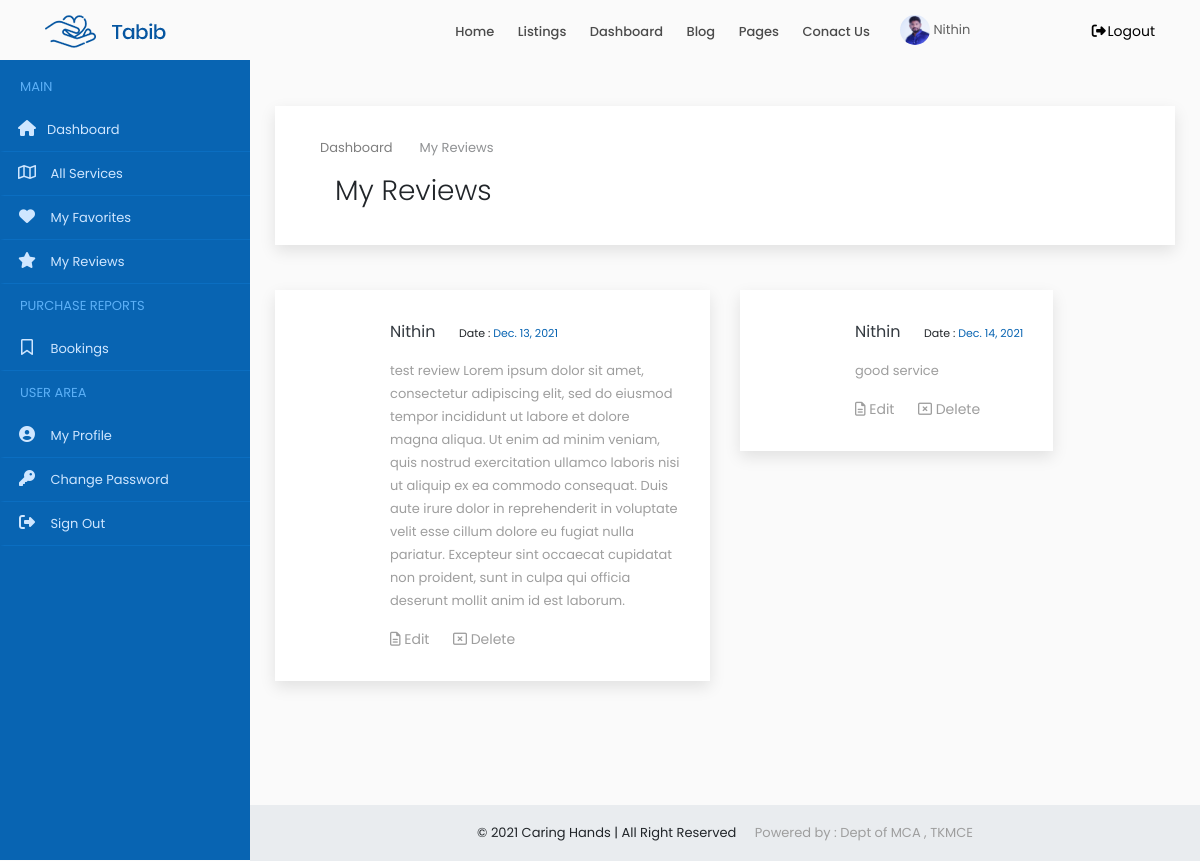
The app's page /user/my/review/ (signed in) with its own data.
### accounts/models.py (models this page shows)
class Users(models.Model):
    user = models.ForeignKey(User,on_delete=models.CASCADE)
    name = models.CharField(max_length=150)
    email = models.EmailField(max_length=200,null=True, blank=True)
    organization = models.CharField(max_length=250,null=True, blank=True)
    mob = models.CharField(max_length=12)
    sex = models.CharField(max_length=10,choices=gender,default='Male')
    house = models.CharField(max_length=100,null=True, blank=True)
    street1 =models.CharField(max_length=100,null=True, blank=True)
    street2 =models.CharField(max_length=100,null=True, blank=True)
    city = models.CharField(max_length=100,null=True, blank=True)
    district = models.CharField(max_length=100,null=True, blank=True)
    state = models.CharField(max_length=100,null=True,choices=states, blank=True)
    pin = models.CharField(max_length=100,null=True,blank=True)
    age = models.IntegerField(null=True, blank=True)
    type = models.CharField(max_length=20,choices=user_type)
    approval = models.CharField(max_length=20,choices=approval_choices,default='Pending')
    document = models.FileField(upload_to='documents',null=True, blank=True)
    profile_picture = models.FileField(upload_to='dp',default='assets/img/user3.png')
    def __str__(self):
        return self.name

class Review(models.Model):
    user = models.ForeignKey(Users, on_delete=models.CASCADE, null=True, blank=True)
    service = models.ForeignKey(ProviderService, on_delete=models.CASCADE,null=True, blank=True)
    product = models.ForeignKey(SubProduct, on_delete=models.CASCADE,null=True, blank=True)
    message = models.TextField()
    datetime = models.DateTimeField()

### accounts/views.py (the view)
# urls.py: path('user/my/review/',MyReviews.as_view(),name='my_reviews'),
class MyReviews(View):
    def get(self, request):
        x = UserCheck(request)
        if x == True:
            user = request.user
            account = Users.objects.get(user=user)
            review = Review.objects.filter(user=account)
            print(review)
            context ={'account': account,'review': review}
            return render(request,'user/myreview.html',context)

### accounts/functions.py (called while the page is built)
def UserCheck(request):
    user = request.user
    if user.is_authenticated:
        try:
            u = Users.objects.get(user=user)
            if u.type == 'public':
                return (True)
            else:
                return (False)
        except:
            return (False)
    else:
        return (False)

### accounts/templates/user/myreview.html (shortened to what this page needs)
{% extends 'common/dashboard_main.html' %}
{% load static %}
{% block content %}
{% include 'common/header.html' %}
{% include 'user/sidenav.html' %}
<div class="content-wrapper">
<div class="container-fluid overflow-hidden">
    <div class="row margin-tb-90px margin-lr-10px sm-mrl-0px">
        <div id="page-title" class="padding-30px background-white full-width box-shadow">
            <div class="container">
                <ol class="breadcrumb opacity-5">
                    <li><a href="{% url 'home' %}">Dashboard</a></li>
                    <li class="active">My Reviews</li>
                </ol>
                <div class="container-fluid">
                    <div class="row">
                        <div class="col-6">
                            <h1 class="font-weight-300">My Reviews</h1>
                        </div>
                        <div class="col-6">
                        </div>
                    </div>
                </div>
            </div>
        </div>
        <div class="row margin-tb-45px">
           {% for i in review %}
            <div class="col-lg-6 margin-bottom-45px">
                <div class="background-white thum-hover box-shadow hvr-float">
                    <div class="padding-30px">
                        <div class="margin-left-85px">
                            <a class="d-inline-block text-dark text-medium margin-right-20px" href="#">{{i.user}}</a>
                            <span class="text-extra-small">Date :  <a href="#" class="text-main-color">{{i.datetime|date}}</a></span>
                            <p class="margin-top-15px text-grey-2">{{i.message}}</p>
                            <a href="#" class="d-inline-block text-grey-2 text-up-small"><i class="far fa-file-alt"></i> Edit</a>
                            <a href="#" class="d-inline-block margin-lr-20px text-grey-2 text-up-small"><i class="far fa-window-close"></i> Delete</a>
                        </div>
                    </div>
                </div>
            </div>
           {% endfor %}
        </div>
    </div>
    </div>
</div>
{% include 'common/small_footer.html' %}
{% endblock %}

### accounts/templates/common/header.html (shortened to what this page needs)
{% load static %}
<header>
    <div id="fixed-header-dark" class="header-output fixed-header">
        <div class="container header-in">
            <div class="row">
                <div class="col-lg-2 col-md-12">
                    <a id="logo" href="{% url 'index' %}" class="d-inline-block margin-tb-15px"><img
                            src="{% static 'assets/img/logo-1.png' %}" alt=""></a>
                </div>
                <div class="col-lg-7 col-md-12 position-inherit">
                    <ul id="menu-main" class="nav-menu float-lg-right link-padding-tb-20px">
                        <li><a href="{% url 'index' %}">Home</a>
                        </li>
                        <li class="has-dropdown"><a href="#">Listings</a>
                        </li>
                        <li><a href="{% url 'home' %}">Dashboard</a>
                        </li>
                        <li class="has-dropdown"><a href="#">Blog</a>
                        </li>
                        <li class="has-dropdown"><a href="#">Pages</a>
                        </li>
                        <li><a href="page-contact-us.html">Conact Us</a></li>
                    </ul>
                </div>
                <div class="col-lg-3 col-md-12">
                    {% if request.user.is_authenticated %}
                    <a href="{% url 'home' %}" class="margin-top-15px d-inline-block text-grey-3 margin-right-15px"><img src="{{account.profile_picture.url}}" class="height-30px border-radius-30" alt=""> {{account.name|title}}</a>
                    <a href="{% url 'logout' %}" class="margin-tb-20px d-inline-block text-up-small float-left float-lg-right" data-toggle="modal" data-target="#exampleModal"><i class="fa fa-fw fa-sign-out-alt"></i>Logout</a>
                    {% else %}
                    <a href="{% url 'login' %}" class="margin-tb-20px d-inline-block text-up-small float-left float-lg-right text-right"><i class="far fa-user"></i> Login</a>
                    {% endif %}
                </div>
            </div>
        </div>
    </div>
</header>

### static/assets/css/colors/main.css (style rules this page uses)
.text-main-color { color: #0864b2; }

### static/assets/css/sb-admin.css (style rules this page uses)
html { position: relative; min-height: 100%; }
body { overflow-x: hidden; }
.content-wrapper { min-height: calc(100vh - 56px); padding-top: 1rem; }
.content-wrapper { overflow-x: hidden; }
@media (min-width: 992px) { .content-wrapper { margin-left: 250px; } }

### records on screen
Users: profile_picture (picture), name "Nithin"
Review: user "Nithin", datetime "Dec. 13, 2021", message "test review Lorem ipsum dolor sit amet, consectetur adipiscing elit, sed do eiusmod tempor incididunt ut labore et dolore magna aliqua. Ut enim ad minim veniam, quis nostrud exercitation ullamco laboris nisi ut aliquip ex ea commodo consequat. Duis aute irure dolor in reprehenderit in voluptate velit esse cillum dolore eu fugiat nulla pariatur. Excepteur sint occaecat cupidatat non proident, sunt in culpa qui officia deserunt mollit anim id est laborum."
Review: user "Nithin", datetime "Dec. 14, 2021", message "good service"
